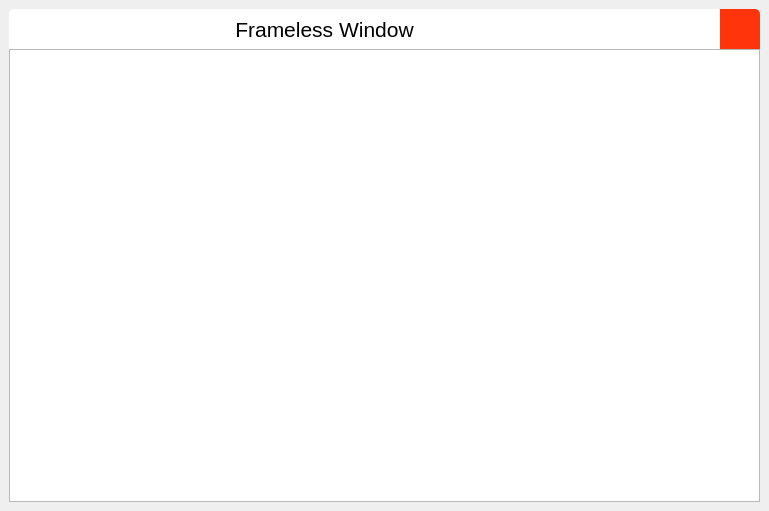
<?xml version="1.0" encoding="UTF-8"?>
<ui version="4.0">
 <class>Widget</class>
 <widget class="QWidget" name="Widget">
  <property name="geometry">
   <rect>
    <x>0</x>
    <y>0</y>
    <width>769</width>
    <height>511</height>
   </rect>
  </property>
  <property name="windowTitle">
   <string>Widget</string>
  </property>
  <layout class="QVBoxLayout" name="verticalLayout">
   <property name="spacing">
    <number>6</number>
   </property>
   <property name="leftMargin">
    <number>9</number>
   </property>
   <property name="topMargin">
    <number>9</number>
   </property>
   <property name="rightMargin">
    <number>9</number>
   </property>
   <property name="bottomMargin">
    <number>9</number>
   </property>
   <item>
    <widget class="QWidget" name="shadowWidget" native="true">
     <property name="styleSheet">
      <string notr="true">#shadowWidget
{
	background-color: rgb(255, 255, 255);
	border-radius:5px;
}</string>
     </property>
     <layout class="QVBoxLayout" name="verticalLayout_2">
      <property name="spacing">
       <number>0</number>
      </property>
      <property name="leftMargin">
       <number>0</number>
      </property>
      <property name="topMargin">
       <number>0</number>
      </property>
      <property name="rightMargin">
       <number>0</number>
      </property>
      <property name="bottomMargin">
       <number>0</number>
      </property>
      <item>
       <layout class="QHBoxLayout" name="horizontalLayout">
        <item>
         <widget class="QLabel" name="label">
          <property name="sizePolicy">
           <sizepolicy hsizetype="Expanding" vsizetype="Preferred">
            <horstretch>0</horstretch>
            <verstretch>0</verstretch>
           </sizepolicy>
          </property>
          <property name="font">
           <font>
            <pointsize>16</pointsize>
           </font>
          </property>
          <property name="text">
           <string>Frameless Window</string>
          </property>
          <property name="alignment">
           <set>Qt::AlignCenter</set>
          </property>
         </widget>
        </item>
        <item>
         <widget class="QPushButton" name="btnMin">
          <property name="minimumSize">
           <size>
            <width>40</width>
            <height>40</height>
           </size>
          </property>
          <property name="maximumSize">
           <size>
            <width>40</width>
            <height>40</height>
           </size>
          </property>
          <property name="styleSheet">
           <string notr="true"> QPushButton {
     border: none;
 }

 QPushButton:hover
{
	background-color: rgb(0, 255, 255);
}
 QPushButton:pressed
{
	background-color: rgb(0, 216, 216);
}
</string>
          </property>
          <property name="text">
           <string/>
          </property>
         </widget>
        </item>
        <item>
         <widget class="QPushButton" name="btnMax">
          <property name="minimumSize">
           <size>
            <width>40</width>
            <height>40</height>
           </size>
          </property>
          <property name="maximumSize">
           <size>
            <width>40</width>
            <height>40</height>
           </size>
          </property>
          <property name="styleSheet">
           <string notr="true"> QPushButton {
     border: none;
 }

 QPushButton:hover
{
	background-color: rgb(0, 255, 255);
}
 QPushButton:pressed
{
	background-color: rgb(0, 216, 216);
}
</string>
          </property>
          <property name="text">
           <string/>
          </property>
         </widget>
        </item>
        <item>
         <widget class="QPushButton" name="btnClose">
          <property name="minimumSize">
           <size>
            <width>40</width>
            <height>40</height>
           </size>
          </property>
          <property name="maximumSize">
           <size>
            <width>40</width>
            <height>40</height>
           </size>
          </property>
          <property name="styleSheet">
           <string notr="true"> QPushButton {
     border: none;
	background-color: rgb(255, 52, 11);
	border-top-right-radius:5px;
 }

 QPushButton:hover
{
	background-color: rgb(255, 74, 58);
}
 QPushButton:pressed
{
	background-color: rgb(85, 85, 0);
}

</string>
          </property>
          <property name="text">
           <string/>
          </property>
         </widget>
        </item>
       </layout>
      </item>
      <item>
       <widget class="QFrame" name="frame">
        <property name="sizePolicy">
         <sizepolicy hsizetype="Preferred" vsizetype="Expanding">
          <horstretch>0</horstretch>
          <verstretch>0</verstretch>
         </sizepolicy>
        </property>
        <property name="frameShape">
         <enum>QFrame::StyledPanel</enum>
        </property>
        <property name="frameShadow">
         <enum>QFrame::Raised</enum>
        </property>
       </widget>
      </item>
     </layout>
    </widget>
   </item>
  </layout>
 </widget>
 <resources/>
 <connections/>
</ui>
